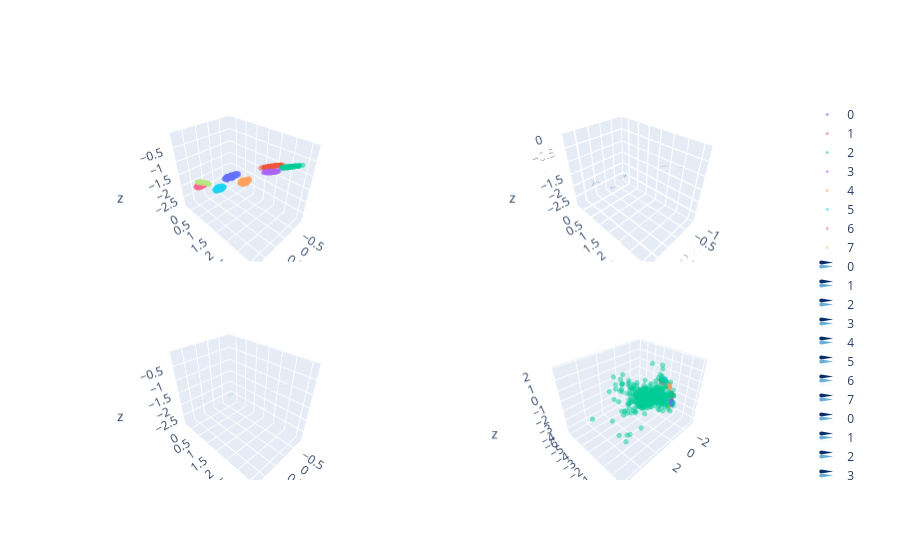

This figure's notebook cell:
### Markdown cell above
### Chart and critic pretrain

### Code cell
from pathlib import Path

Path(artifact_root).mkdir(parents=True, exist_ok=True)

pbar = tqdm(range(1_000))
for p in pbar:
    data = state.config.data.sample_unconditional(batch_size=batch_size).to(device)

    with get_device_context(), get_autocast_context():
        loss = state.compute_chart_pretrain_loss(data=data)
        total_loss = loss.sum()

    total_loss.backward()
    state.step_and_zero_grad()
    pbar.set_postfix({'loss': total_loss.item()})

pbar = tqdm(range(1_000))
for p in pbar:
    data = state.config.data.sample_unconditional(batch_size=batch_size).to(device)

    with get_device_context(), get_autocast_context():
        loss = state.compute_critic_only_loss(data=data)
        total_loss = loss.sum()

    total_loss.backward()
    state.step_and_zero_grad()
    pbar.set_postfix({'loss': total_loss.item()})

torch.save(state, f'{artifact_root}/simple_state.pkl')
monitor(state)

### Figure 1 — Plotly figure (JSON) as saved in the notebook; plotly's stock layout.template omitted (floating-point values rounded to 4 significant figures; data arrays with more than 128 entries replaced by an {"elided": "..."} marker saying what was removed)
{"data": [{"marker": {"size": 3}, "mode": "markers", "name": "0", "opacity": 0.5, "scene": "scene", "type": "scatter3d", "x": {"elided": "512 float values"}, "y": {"elided": "512 float values"}, "z": {"elided": "512 float values"}}, {"marker": {"size": 3}, "mode": "markers", "name": "1", "opacity": 0.5, "scene": "scene", "type": "scatter3d", "x": {"elided": "512 float values"}, "y": {"elided": "512 float values"}, "z": {"elided": "512 float values"}}, {"marker": {"size": 3}, "mode": "markers", "name": "2", "opacity": 0.5, "scene": "scene", "type": "scatter3d", "x": {"elided": "512 float values"}, "y": {"elided": "512 float values"}, "z": {"elided": "512 float values"}}, {"marker": {"size": 3}, "mode": "markers", "name": "3", "opacity": 0.5, "scene": "scene", "type": "scatter3d", "x": {"elided": "512 float values"}, "y": {"elided": "512 float values"}, "z": {"elided": "512 float values"}}, {"marker": {"size": 3}, "mode": "markers", "name": "4", "opacity": 0.5, "scene": "scene", "type": "scatter3d", "x": {"elided": "512 float values"}, "y": {"elided": "512 float values"}, "z": {"elided": "512 float values"}}, {"marker": {"size": 3}, "mode": "markers", "name": "5", "opacity": 0.5, "scene": "scene", "type": "scatter3d", "x": {"elided": "512 float values"}, "y": {"elided": "512 float values"}, "z": {"elided": "512 float values"}}, {"marker": {"size": 3}, "mode": "markers", "name": "6", "opacity": 0.5, "scene": "scene", "type": "scatter3d", "x": {"elided": "512 float values"}, "y": {"elided": "512 float values"}, "z": {"elided": "512 float values"}}, {"marker": {"size": 3}, "mode": "markers", "name": "7", "opacity": 0.5, "scene": "scene", "type": "scatter3d", "x": {"elided": "512 float values"}, "y": {"elided": "512 float values"}, "z": {"elided": "512 float values"}}, {"anchor": "tail", "colorscale": [[0, "rgb(247,251,255)"], [0.125, "rgb(222,235,247)"], [0.25, "rgb(198,219,239)"], [0.375, "rgb(158,202,225)"], [0.5, "rgb(107,174,214)"], [0.625, "rgb(66,146,198)"], [0.75, "rgb(33,113,181)"], [0.875, "rgb(8,81,156)"], [1, "rgb(8,48,107)"]], "name": "0", "scene": "scene2", "showlegend": true, "showscale": false, "type": "cone", "u": {"elided": "512 float values"}, "v": {"elided": "512 float values"}, "w": {"elided": "512 float values"}, "x": {"elided": "512 float values"}, "y": {"elided": "512 float values"}, "z": {"elided": "512 float values"}}, {"anchor": "tail", "colorscale": [[0, "rgb(247,251,255)"], [0.125, "rgb(222,235,247)"], [0.25, "rgb(198,219,239)"], [0.375, "rgb(158,202,225)"], [0.5, "rgb(107,174,214)"], [0.625, "rgb(66,146,198)"], [0.75, "rgb(33,113,181)"], [0.875, "rgb(8,81,156)"], [1, "rgb(8,48,107)"]], "name": "1", "scene": "scene2", "showlegend": true, "showscale": false, "type": "cone", "u": {"elided": "512 float values"}, "v": {"elided": "512 float values"}, "w": {"elided": "512 float values"}, "x": {"elided": "512 float values"}, "y": {"elided": "512 float values"}, "z": {"elided": "512 float values"}}, {"anchor": "tail", "colorscale": [[0, "rgb(247,251,255)"], [0.125, "rgb(222,235,247)"], [0.25, "rgb(198,219,239)"], [0.375, "rgb(158,202,225)"], [0.5, "rgb(107,174,214)"], [0.625, "rgb(66,146,198)"], [0.75, "rgb(33,113,181)"], [0.875, "rgb(8,81,156)"], [1, "rgb(8,48,107)"]], "name": "2", "scene": "scene2", "showlegend": true, "showscale": false, "type": "cone", "u": {"elided": "512 float values"}, "v": {"elided": "512 float values"}, "w": {"elided": "512 float values"}, "x": {"elided": "512 float values"}, "y": {"elided": "512 float values"}, "z": {"elided": "512 float values"}}, {"anchor": "tail", "colorscale": [[0, "rgb(247,251,255)"], [0.125, "rgb(222,235,247)"], [0.25, "rgb(198,219,239)"], [0.375, "rgb(158,202,225)"], [0.5, "rgb(107,174,214)"], [0.625, "rgb(66,146,198)"], [0.75, "rgb(33,113,181)"], [0.875, "rgb(8,81,156)"], [1, "rgb(8,48,107)"]], "name": "3", "scene": "scene2", "showlegend": true, "showscale": false, "type": "cone", "u": {"elided": "512 float values"}, "v": {"elided": "512 float values"}, "w": {"elided": "512 float values"}, "x": {"elided": "512 float values"}, "y": {"elided": "512 float values"}, "z": {"elided": "512 float values"}}, {"anchor": "tail", "colorscale": [[0, "rgb(247,251,255)"], [0.125, "rgb(222,235,247)"], [0.25, "rgb(198,219,239)"], [0.375, "rgb(158,202,225)"], [0.5, "rgb(107,174,214)"], [0.625, "rgb(66,146,198)"], [0.75, "rgb(33,113,181)"], [0.875, "rgb(8,81,156)"], [1, "rgb(8,48,107)"]], "name": "4", "scene": "scene2", "showlegend": true, "showscale": false, "type": "cone", "u": {"elided": "512 float values"}, "v": {"elided": "512 float values"}, "w": {"elided": "512 float values"}, "x": {"elided": "512 float values"}, "y": {"elided": "512 float values"}, "z": {"elided": "512 float values"}}, {"anchor": "tail", "colorscale": [[0, "rgb(247,251,255)"], [0.125, "rgb(222,235,247)"], [0.25, "rgb(198,219,239)"], [0.375, "rgb(158,202,225)"], [0.5, "rgb(107,174,214)"], [0.625, "rgb(66,146,198)"], [0.75, "rgb(33,113,181)"], [0.875, "rgb(8,81,156)"], [1, "rgb(8,48,107)"]], "name": "5", "scene": "scene2", "showlegend": true, "showscale": false, "type": "cone", "u": {"elided": "512 float values"}, "v": {"elided": "512 float values"}, "w": {"elided": "512 float values"}, "x": {"elided": "512 float values"}, "y": {"elided": "512 float values"}, "z": {"elided": "512 float values"}}, {"anchor": "tail", "colorscale": [[0, "rgb(247,251,255)"], [0.125, "rgb(222,235,247)"], [0.25, "rgb(198,219,239)"], [0.375, "rgb(158,202,225)"], [0.5, "rgb(107,174,214)"], [0.625, "rgb(66,146,198)"], [0.75, "rgb(33,113,181)"], [0.875, "rgb(8,81,156)"], [1, "rgb(8,48,107)"]], "name": "6", "scene": "scene2", "showlegend": true, "showscale": false, "type": "cone", "u": {"elided": "512 float values"}, "v": {"elided": "512 float values"}, "w": {"elided": "512 float values"}, "x": {"elided": "512 float values"}, "y": {"elided": "512 float values"}, "z": {"elided": "512 float values"}}, {"anchor": "tail", "colorscale": [[0, "rgb(247,251,255)"], [0.125, "rgb(222,235,247)"], [0.25, "rgb(198,219,239)"], [0.375, "rgb(158,202,225)"], [0.5, "rgb(107,174,214)"], [0.625, "rgb(66,146,198)"], [0.75, "rgb(33,113,181)"], [0.875, "rgb(8,81,156)"], [1, "rgb(8,48,107)"]], "name": "7", "scene": "scene2", "showlegend": true, "showscale": false, "type": "cone", "u": {"elided": "512 float values"}, "v": {"elided": "512 float values"}, "w": {"elided": "512 float values"}, "x": {"elided": "512 float values"}, "y": {"elided": "512 float values"}, "z": {"elided": "512 float values"}}, {"anchor": "tail", "colorscale": [[0, "rgb(247,251,255)"], [0.125, "rgb(222,235,247)"], [0.25, "rgb(198,219,239)"], [0.375, "rgb(158,202,225)"], [0.5, "rgb(107,174,214)"], [0.625, "rgb(66,146,198)"], [0.75, "rgb(33,113,181)"], [0.875, "rgb(8,81,156)"], [1, "rgb(8,48,107)"]], "name": "0", "scene": "scene3", "showlegend": true, "showscale": false, "type": "cone", "u": {"elided": "512 float values"}, "v": {"elided": "512 float values"}, "w": {"elided": "512 float values"}, "x": {"elided": "512 float values"}, "y": {"elided": "512 float values"}, "z": {"elided": "512 float values"}}, {"anchor": "tail", "colorscale": [[0, "rgb(247,251,255)"], [0.125, "rgb(222,235,247)"], [0.25, "rgb(198,219,239)"], [0.375, "rgb(158,202,225)"], [0.5, "rgb(107,174,214)"], [0.625, "rgb(66,146,198)"], [0.75, "rgb(33,113,181)"], [0.875, "rgb(8,81,156)"], [1, "rgb(8,48,107)"]], "name": "1", "scene": "scene3", "showlegend": true, "showscale": false, "type": "cone", "u": {"elided": "512 float values"}, "v": {"elided": "512 float values"}, "w": {"elided": "512 float values"}, "x": {"elided": "512 float values"}, "y": {"elided": "512 float values"}, "z": {"elided": "512 float values"}}, {"anchor": "tail", "colorscale": [[0, "rgb(247,251,255)"], [0.125, "rgb(222,235,247)"], [0.25, "rgb(198,219,239)"], [0.375, "rgb(158,202,225)"], [0.5, "rgb(107,174,214)"], [0.625, "rgb(66,146,198)"], [0.75, "rgb(33,113,181)"], [0.875, "rgb(8,81,156)"], [1, "rgb(8,48,107)"]], "name": "2", "scene": "scene3", "showlegend": true, "showscale": false, "type": "cone", "u": {"elided": "512 float values"}, "v": {"elided": "512 float values"}, "w": {"elided": "512 float values"}, "x": {"elided": "512 float values"}, "y": {"elided": "512 float values"}, "z": {"elided": "512 float values"}}, {"anchor": "tail", "colorscale": [[0, "rgb(247,251,255)"], [0.125, "rgb(222,235,247)"], [0.25, "rgb(198,219,239)"], [0.375, "rgb(158,202,225)"], [0.5, "rgb(107,174,214)"], [0.625, "rgb(66,146,198)"], [0.75, "rgb(33,113,181)"], [0.875, "rgb(8,81,156)"], [1, "rgb(8,48,107)"]], "name": "3", "scene": "scene3", "showlegend": true, "showscale": false, "type": "cone", "u": {"elided": "512 float values"}, "v": {"elided": "512 float values"}, "w": {"elided": "512 float values"}, "x": {"elided": "512 float values"}, "y": {"elided": "512 float values"}, "z": {"elided": "512 float values"}}, {"anchor": "tail", "colorscale": [[0, "rgb(247,251,255)"], [0.125, "rgb(222,235,247)"], [0.25, "rgb(198,219,239)"], [0.375, "rgb(158,202,225)"], [0.5, "rgb(107,174,214)"], [0.625, "rgb(66,146,198)"], [0.75, "rgb(33,113,181)"], [0.875, "rgb(8,81,156)"], [1, "rgb(8,48,107)"]], "name": "4", "scene": "scene3", "showlegend": true, "showscale": false, "type": "cone", "u": {"elided": "512 float values"}, "v": {"elided": "512 float values"}, "w": {"elided": "512 float values"}, "x": {"elided": "512 float values"}, "y": {"elided": "512 float values"}, "z": {"elided": "512 float values"}}, {"anchor": "tail", "colorscale": [[0, "rgb(247,251,255)"], [0.125, "rgb(222,235,247)"], [0.25, "rgb(198,219,239)"], [0.375, "rgb(158,202,225)"], [0.5, "rgb(107,174,214)"], [0.625, "rgb(66,146,198)"], [0.75, "rgb(33,113,181)"], [0.875, "rgb(8,81,156)"], [1, "rgb(8,48,107)"]], "name": "5", "scene": "scene3", "showlegend": true, "showscale": false, "type": "cone", "u": {"elided": "512 float values"}, "v": {"elided": "512 float values"}, "w": {"elided": "512 float values"}, "x": {"elided": "512 float values"}, "y": {"elided": "512 float values"}, "z": {"elided": "512 float values"}}, {"anchor": "tail", "colorscale": [[0, "rgb(247,251,255)"], [0.125, "rgb(222,235,247)"], [0.25, "rgb(198,219,239)"], [0.375, "rgb(158,202,225)"], [0.5, "rgb(107,174,214)"], [0.625, "rgb(66,146,198)"], [0.75, "rgb(33,113,181)"], [0.875, "rgb(8,81,156)"], [1, "rgb(8,48,107)"]], "name": "6", "scene": "scene3", "showlegend": true, "showscale": false, "type": "cone", "u": {"elided": "512 float values"}, "v": {"elided": "512 float values"}, "w": {"elided": "512 float values"}, "x": {"elided": "512 float values"}, "y": {"elided": "512 float values"}, "z": {"elided": "512 float values"}}, {"anchor": "tail", "colorscale": [[0, "rgb(247,251,255)"], [0.125, "rgb(222,235,247)"], [0.25, "rgb(198,219,239)"], [0.375, "rgb(158,202,225)"], [0.5, "rgb(107,174,214)"], [0.625, "rgb(66,146,198)"], [0.75, "rgb(33,113,181)"], [0.875, "rgb(8,81,156)"], [1, "rgb(8,48,107)"]], "name": "7", "scene": "scene3", "showlegend": true, "showscale": false, "type": "cone", "u": {"elided": "512 float values"}, "v": {"elided": "512 float values"}, "w": {"elided": "512 float values"}, "x": {"elided": "512 float values"}, "y": {"elided": "512 float values"}, "z": {"elided": "512 float values"}}, {"marker": {"size": 3}, "mode": "markers", "name": "0", "opacity": 0.5, "scene": "scene4", "type": "scatter3d", "x": {"elided": "512 float values"}, "y": {"elided": "512 float values"}, "z": {"elided": "512 float values"}}, {"marker": {"size": 3}, "mode": "markers", "name": "1", "opacity": 0.5, "scene": "scene4", "type": "scatter3d", "x": {"elided": "512 float values"}, "y": {"elided": "512 float values"}, "z": {"elided": "512 float values"}}, {"marker": {"size": 3}, "mode": "markers", "name": "2", "opacity": 0.5, "scene": "scene4", "type": "scatter3d", "x": {"elided": "512 float values"}, "y": {"elided": "512 float values"}, "z": {"elided": "512 float values"}}, {"marker": {"size": 3}, "mode": "markers", "name": "3", "opacity": 0.5, "scene": "scene4", "type": "scatter3d", "x": {"elided": "512 float values"}, "y": {"elided": "512 float values"}, "z": {"elided": "512 float values"}}, {"marker": {"size": 3}, "mode": "markers", "name": "4", "opacity": 0.5, "scene": "scene4", "type": "scatter3d", "x": {"elided": "512 float values"}, "y": {"elided": "512 float values"}, "z": {"elided": "512 float values"}}, {"marker": {"size": 3}, "mode": "markers", "name": "5", "opacity": 0.5, "scene": "scene4", "type": "scatter3d", "x": {"elided": "512 float values"}, "y": {"elided": "512 float values"}, "z": {"elided": "512 float values"}}, {"marker": {"size": 3}, "mode": "markers", "name": "6", "opacity": 0.5, "scene": "scene4", "type": "scatter3d", "x": {"elided": "512 float values"}, "y": {"elided": "512 float values"}, "z": {"elided": "512 float values"}}, {"marker": {"size": 3}, "mode": "markers", "name": "7", "opacity": 0.5, "scene": "scene4", "type": "scatter3d", "x": {"elided": "512 float values"}, "y": {"elided": "512 float values"}, "z": {"elided": "512 float values"}}, {"marker": {"size": 3}, "mode": "markers", "name": "model", "opacity": 0.5, "scene": "scene4", "type": "scatter3d", "x": {"elided": "512 float values"}, "y": {"elided": "512 float values"}, "z": {"elided": "512 float values"}}], "layout": {"scene": {"domain": {"x": [0, 0.45], "y": [0.575, 1]}}, "scene2": {"domain": {"x": [0.55, 1], "y": [0.575, 1]}}, "scene3": {"domain": {"x": [0, 0.45], "y": [0, 0.425]}}, "scene4": {"domain": {"x": [0.55, 1], "y": [0, 0.425]}}}}
